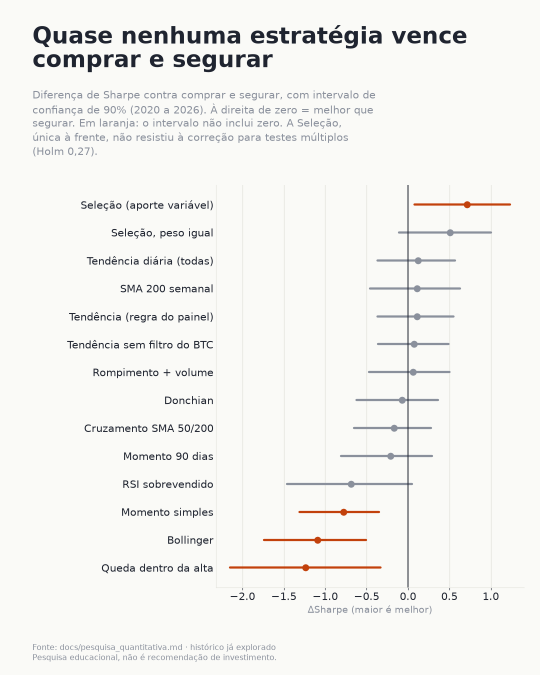
#> input picture docs/img/01_estrategias_vs_segurar_4x5.png, 1080 x 1350 px, found by its file name (shown at 1/2 size)
$ python make_linkedin_carousel.py ../docs/img/01_estrategias_vs_segurar_4x5.png
#> lines starting #> are read from the running program, lines starting #| are printed output that depends on the picture
"""Monta o carrossel do LinkedIn (PDF, 8 slides de 1080x1350) com as figuras de docs/img/ e slides de texto.

Entrypoint (CLAUDE.md §1): só lê PNGs, desenha e grava `linkedin/carrossel.pdf` (pasta fora do repositório público).
Rode antes `research/make_figures.py`.

    uv run python research/make_linkedin_carousel.py [pasta_para_png_dos_slides]
"""

from __future__ import annotations

import sys
import textwrap
from pathlib import Path

import matplotlib

matplotlib.use("Agg")
import matplotlib.pyplot as plt  # noqa: E402
from PIL import Image  # noqa: E402

IMG = Path("docs/img")
OUT = Path("linkedin/carrossel.pdf")
REPO = "github.com/samuelmel/cripto-analysis"
BG, INK, MUTED, ACCENT = "#FAFAF7", "#1F2430", "#8A909C", "#C2410C"
SIZE = (10.8, 13.5)  # polegadas a 100 dpi = 1080x1350

FIGURE_SLIDES = ("01_estrategias_vs_segurar_4x5.png", "04_ilusao_do_fundo_4x5.png", "02_media_200_dias_4x5.png",
                 "03_ia_vs_acaso_4x5.png")


def text_slide(title: str, lines: list[str], *, kicker: str = "", footer: str = "") -> Image.Image:
#> called with kicker = 'Pesquisa quantitativa'
    fig = plt.figure(figsize=SIZE, dpi=100, facecolor=BG)
    y = 0.90
    if kicker:
        fig.text(0.08, y, kicker.upper(), fontsize=20, color=ACCENT, fontweight="bold", va="top")
        y -= 0.05
    wrapped = textwrap.wrap(title, 19)
    fig.text(0.08, y, "\n".join(wrapped), fontsize=50, fontweight="bold", color=INK, va="top", linespacing=1.12)
    y -= 0.075 * len(wrapped) + 0.04
    for line in lines:
        parts = textwrap.wrap(line, 38)
        fig.text(0.08, y, "•", fontsize=28, color=ACCENT, va="top")
        fig.text(0.12, y, "\n".join(parts), fontsize=28, color=INK, va="top", linespacing=1.3)
        y -= 0.045 * len(parts) + 0.035
    if footer:
        fig.text(0.08, 0.05, "\n".join(textwrap.wrap(footer, 62)), fontsize=17, color=MUTED, va="bottom", linespacing=1.4)
    fig.canvas.draw()
    image = Image.frombuffer("RGBA", fig.canvas.get_width_height(), bytes(fig.canvas.buffer_rgba()), "raw", "RGBA", 0, 1)
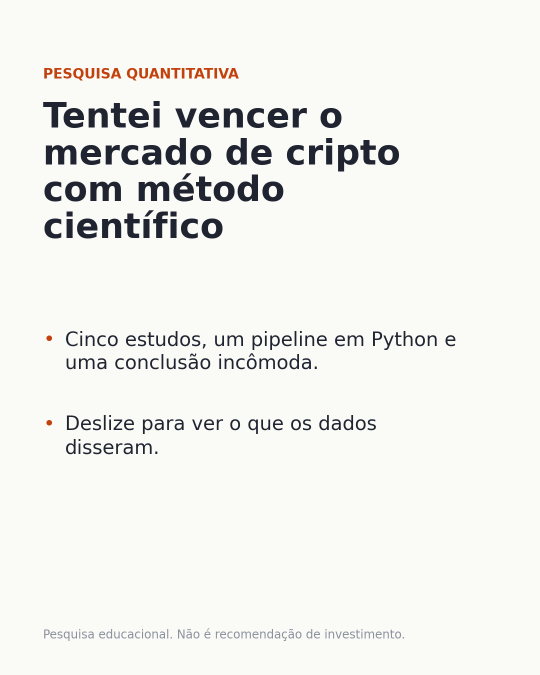
#> image: PIL image 1080x1350 RGBA (shown at 1/2 size); mean R, G, B, A 240.4, 240.2, 237.7, 255
    plt.close(fig)
    return image.convert("RGB")


def build_slides() -> list[Image.Image]:
    disclaimer = "Pesquisa educacional. Não é recomendação de investimento."
    slides = [
        text_slide("Tentei vencer o mercado de cripto com método científico", [
            "Cinco estudos, um pipeline em Python e uma conclusão incômoda.",
            "Deslize para ver o que os dados disseram.",
        ], kicker="Pesquisa quantitativa", footer=disclaimer),
        text_slide("O problema: todo backtest bonito pode ser sorte", [
            "Se você testa 100 ideias, umas 5 parecem boas só por acaso.",
            "É fácil, sem querer, usar uma informação que só existiria no futuro.",
            "Confundir sorte com habilidade custa dinheiro de verdade.",
        ], kicker="Por que desconfiar"),
        text_slide("O método: protocolo antes, resultado depois", [
            "A regra e o critério são escritos antes de rodar o teste.",
            "Tudo é comparado com comprar e segurar e com o acaso.",
            "Intervalo de confiança e correção para testes múltiplos.",
            "Custos reais e um período final separado só para contradizer.",
        ], kicker="Como testei"),
        *(Image.open(IMG / name).convert("RGB").resize((1080, 1350)) for name in FIGURE_SLIDES),
        text_slide("Conclusão: quase nada vence comprar e segurar", [
            "A média de 200 dias reduziu as quedas, mas não prometo mais lucro.",
            "Comprar no fundo só funciona se você souber o futuro.",
            "O que mais aprendi: desconfiar do meu próprio backtest.",
            f"Código aberto e estudos: {REPO}",
        ], kicker="O que fica", footer=disclaimer),
    ]
#> call 2 of text_slide, with kicker = 'Por que desconfiar', footer = ''
#> in text_slide (call 2), `y -= 0.075 * len(wrapped) + 0.04`: y = 0.585
#> the loop in text_slide (call 2), `for line in lines:` made 3 passes
#> y on passes 1 to 3: 0.46, 0.335, 0.21
#> after the loop in text_slide (call 2), `for line in lines:`: y = 0.21
#> in text_slide (call 2), `image = Image.frombuffer("RGBA", fig.canvas.get_width_height(), bytes(..`:
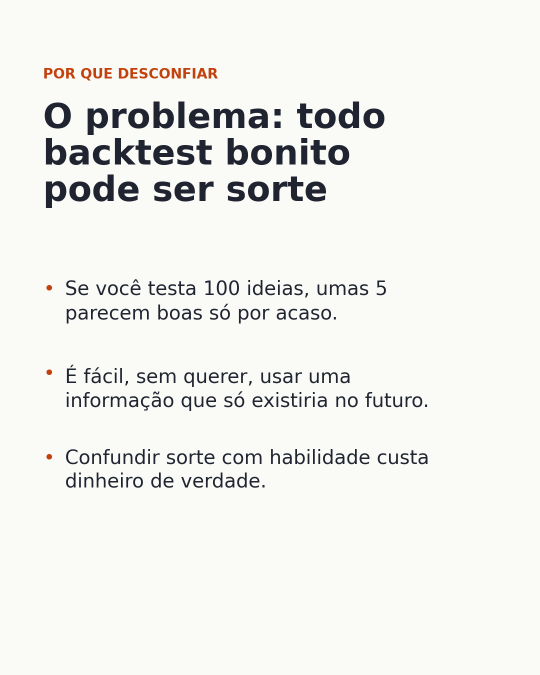
#> image: PIL image 1080x1350 RGBA (shown at 1/2 size); mean R, G, B, A 239.7, 239.6, 237.2, 255
#> call 3 of text_slide, with kicker = 'Como testei', footer = ''
#> in text_slide (call 3), `y -= 0.075 * len(wrapped) + 0.04`: y = 0.585
#> the loop in text_slide (call 3), `for line in lines:` made 4 passes
#> y on passes 1, 3, 4: 0.46, 0.21, 0.085
#> after the loop in text_slide (call 3), `for line in lines:`: y = 0.085
#> in text_slide (call 3), `image = Image.frombuffer("RGBA", fig.canvas.get_width_height(), bytes(..`:
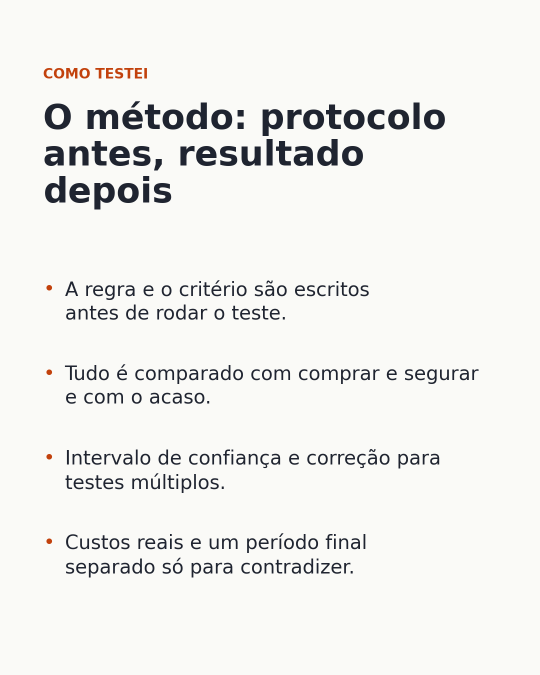
#> image: PIL image 1080x1350 RGBA (shown at 1/2 size); mean R, G, B, A 239.4, 239.4, 237.1, 255
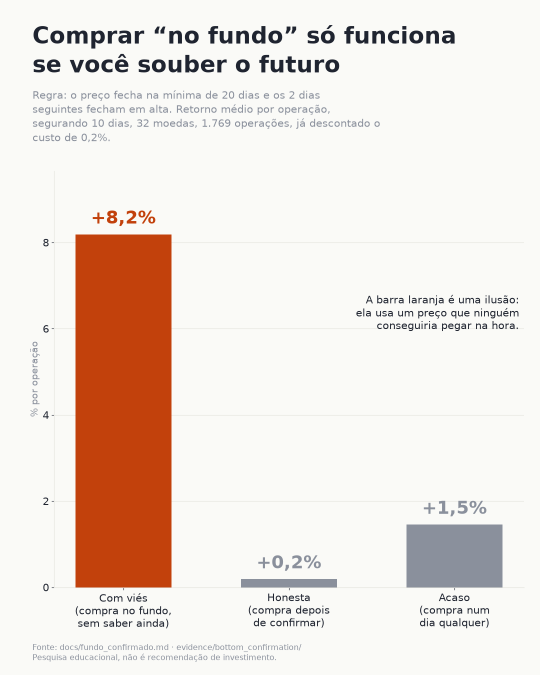
#> input picture docs/img/04_ilusao_do_fundo_4x5.png, 1080 x 1350 px, found by its file name (shown at 1/2 size)
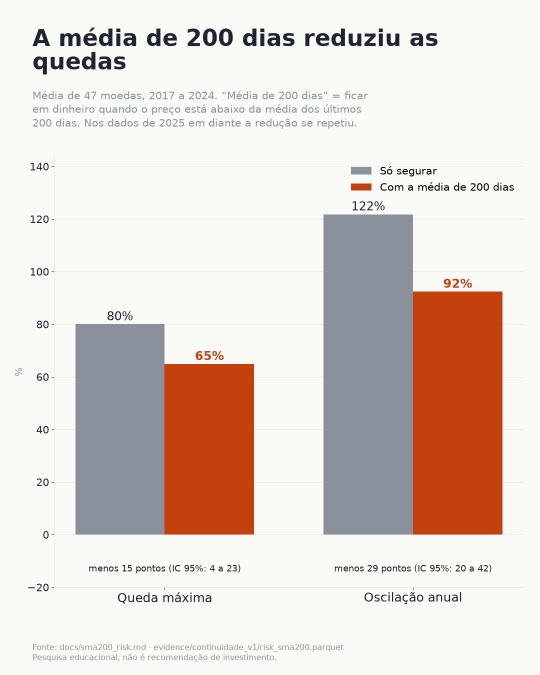
#> input picture docs/img/02_media_200_dias_4x5.png, 1080 x 1350 px, found by its file name (shown at 1/2 size)
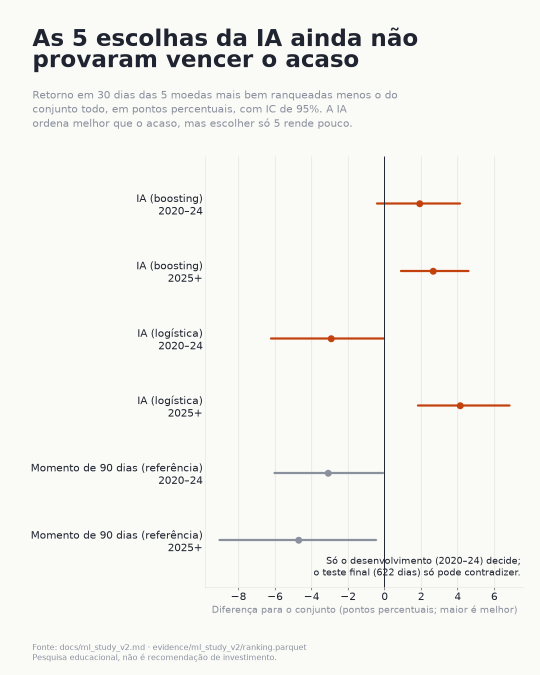
#> input picture docs/img/03_ia_vs_acaso_4x5.png, 1080 x 1350 px, found by its file name (shown at 1/2 size)
#> call 4 of text_slide, with kicker = 'O que fica'
#> in text_slide (call 4), `y -= 0.075 * len(wrapped) + 0.04`: y = 0.585
#> the loop in text_slide (call 4), `for line in lines:` made 4 passes
#> after the loop in text_slide (call 4), `for line in lines:`: y = 0.085
#> in text_slide (call 4), `image = Image.frombuffer("RGBA", fig.canvas.get_width_height(), bytes(..`:
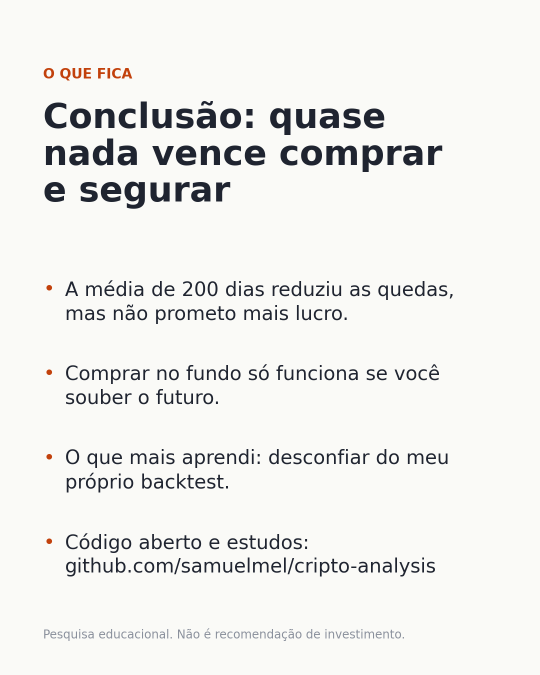
#> image: PIL image 1080x1350 RGBA (shown at 1/2 size); mean R, G, B, A 238.5, 238.6, 236.3, 255
    assert len(slides) == 8
    return slides


def main(argv: list[str]) -> int:
    sys.stdout.reconfigure(encoding="utf-8")  # type: ignore[union-attr]
    slides = build_slides()
#> slides = 8 items
    OUT.parent.mkdir(parents=True, exist_ok=True)
    slides[0].save(OUT, "PDF", resolution=100.0, save_all=True, append_images=slides[1:])
    print(f"{OUT} ({len(slides)} slides de 1080x1350)")
#| linkedin/carrossel.pdf (8 slides de 1080x1350)
    if argv:
        folder = Path(argv[0])
        folder.mkdir(parents=True, exist_ok=True)
        for i, slide in enumerate(slides, start=1):
            slide.save(folder / f"slide_{i}.png")
#> this loop made 8 passes
    return 0


if __name__ == "__main__":
    raise SystemExit(main(sys.argv[1:]))
#> (the program exits here)
